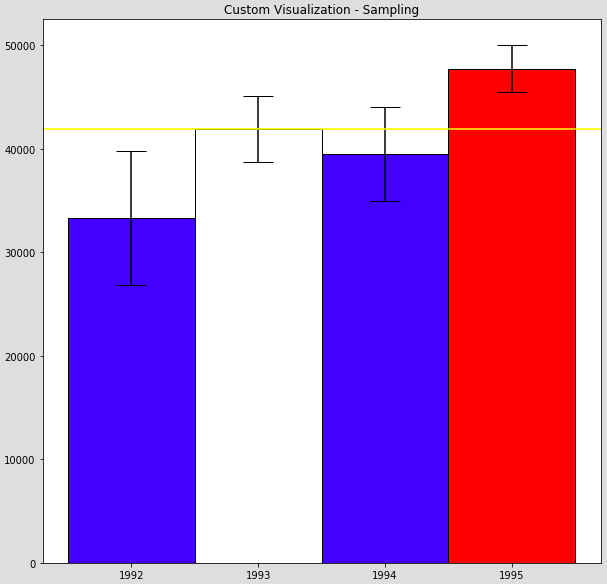

Reproduce this figure in Python.
#!/usr/bin/env python2
# -*- coding: utf-8 -*-
"""
Created on Mon Nov 18 10:26:07 2019

@author: darienpmt
"""

# Use the following data for this assignment:
import matplotlib.pyplot as plt
import pandas as pd
import numpy as np
from scipy.stats import norm


np.random.seed(12345)

#generates the samepl
df = pd.DataFrame([np.random.normal(32000,200000,3650), 
                   np.random.normal(43000,100000,3650), 
                   np.random.normal(43500,140000,3650), 
                   np.random.normal(48000,70000,3650)], 
                  index=[1992,1993,1994,1995])

#finds the mean of each row and then puts the 4 means into a list
df['mean'] = df.mean(axis=1)
rmeans = df['mean'].tolist()

#sets the error bars for each year by finding the standard error of the mean by year and using 0.975 for 95% CI
margin_of_err = df.sem(axis = 1) * norm.ppf(0.975)
y_error = margin_of_err.tolist()

#sets the x-axis
years = ['1992','1993','1994','1995']
x_pos = [i for i, _ in enumerate(years)]

plt.figure()

bars = plt.bar(x_pos, rmeans, width = 1, yerr = y_error, capsize = 15.0)
plt.xticks(x_pos, years)
y = rmeans[1]
plt.axhline(y, color='yellow')
ax = plt.gca()
ax.set_title('Custom Visualization - Sampling')

for bar in bars:
    if bar.get_height() > y:
        bar.set_color('red')
    elif bar.get_height() == y:
        bar.set_color('white') 
    else:
        bar.set_color('blue') 
        
for bar in bars:
    bar.set_edgecolor("k")
    bar.set_linewidth(1)

plt.show()
